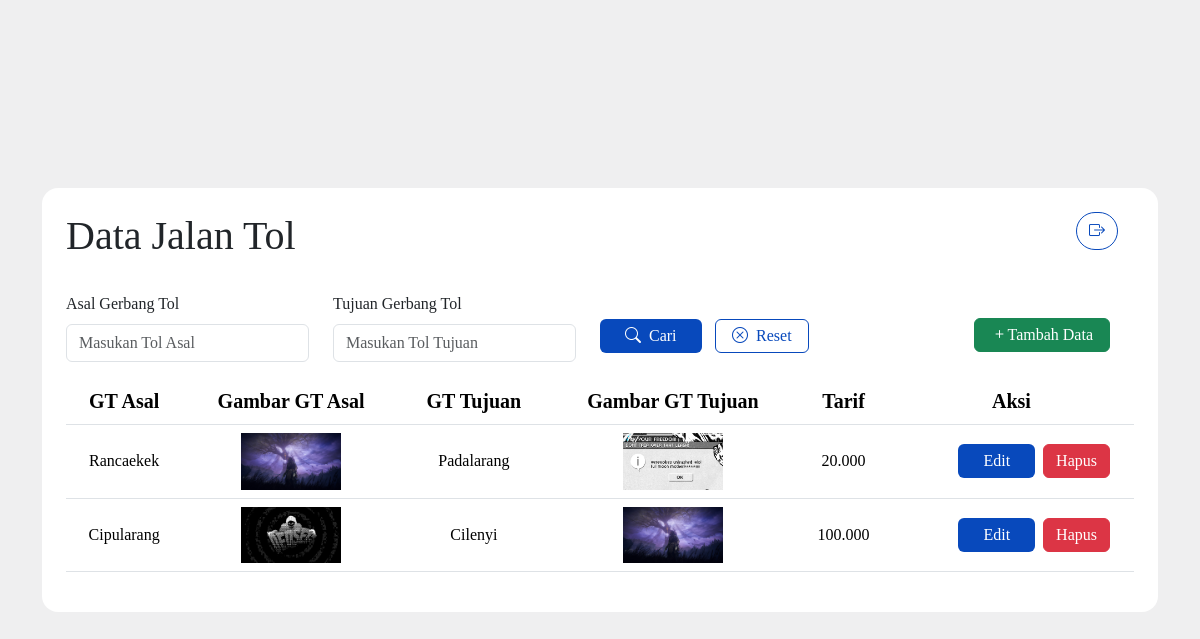
The page / on the database its author committed.
### tables this page shows
CREATE TABLE `tol` (
  `id` int(11) NOT NULL,
  `tol_asal` varchar(100) DEFAULT NULL,
  `gambar_asal` varchar(255) DEFAULT NULL,
  `tol_tujuan` varchar(100) DEFAULT NULL,
  `gambar_tujuan` varchar(255) DEFAULT NULL,
  `harga` int(11) DEFAULT NULL
);

### functions.php (called while the page is built, shortened)
<?php
include 'db.php';
function getFilteredTol($asal, $tujuan) {
    global $conn;
    $query = "SELECT * FROM tol WHERE 1";
    return mysqli_query($conn, $query);
}
?>

### index.php (the view, shortened to what this page needs)
<?php
include 'db.php';
include 'functions.php';
$asal = isset($_GET['asal']) ? $_GET['asal'] : '';
$tujuan = isset($_GET['tujuan']) ? $_GET['tujuan'] : '';
$tols = getFilteredTol($asal, $tujuan);
?>
<!DOCTYPE html>
<html lang="en">
<head>
    <link rel="stylesheet" href="node_modules/bootstrap/dist/css/bootstrap.min.css">
    <link rel="stylesheet" href="https://cdn.jsdelivr.net/npm/bootstrap-icons@1.13.1/font/bootstrap-icons.min.css">
    <link rel="stylesheet" href="style.css">
</head>
<body style="background-color: #efeff0;" class="d-flex justify-content-center align-items-center min-vh-100">
    <div class="container">
        <div class="bg-white rounded-4 d-flex align-items-center p-4">
            <form method="get" class="col-12">
                <div class="row">
                    <div class="col-6">
                        <h1>Data Jalan Tol </h1>
                    </div>
                    <div class="col-6">
                        <div class="col-12 d-flex justify-content-end">
                            <a href="logout.php" class="btn button2 rounded-5 me-3">
                                <i class="bi bi-box-arrow-right"></i>
                            </a>
                        </div>
                    </div>
                </div>
                <div class="row mt-4 col-12">
                    <div class="col-3 pb-3">
                        <p for="asal" class="form-label fs-6">Asal Gerbang Tol</p>
                        <input type="text" class="form-control pe-5" id="asal" name="asal"
                            placeholder="Masukan Tol Asal" value="<?= $asal ?>">
                    </div>
                    <div class="col-3">
                        <p for="tujuan" class="form-label fs-6">Tujuan Gerbang Tol</p>
                        <input type="text" class="form-control pe-5" id="tujuan" name="tujuan"
                            placeholder="Masukan Tol Tujuan" value="<?= $tujuan ?>">
                    </div>
                    <div class="col-3 align-self-center">
                        <button type="submit" class="btn button1 px-4 py-1">
                            <i class="bi bi-search me-2"></i>Cari
                        </button>
                        <a href="index.php" class="btn button2 px-3 py-1 ms-2">
                            <i class="bi bi-x-circle me-2"></i>Reset
                        </a>
                    </div>
                    <div class="col-3 align-self-center d-flex justify-content-end">
                        <a href="tambah.php" class="btn btn-success px-3 py-1">
                            <i class="bi bi-plus"></i>Tambah Data
                        </a>
                    </div>
                </div>
                <table class="table">
                    <thead>
                        <tr>
                            <th class="fs-5 fw-semibold text-center">GT Asal</th>
                            <th class="fs-5 fw-semibold text-center">Gambar GT Asal</th>
                            <th class="fs-5 fw-semibold text-center">GT Tujuan</th>
                            <th class="fs-5 fw-semibold text-center">Gambar GT Tujuan</th>
                            <th class="fs-5 fw-semibold text-center">Tarif</th>
                            <th class="fs-5 fw-semibold text-center">Aksi</th>
                        </tr>
                    </thead>
                    <tbody>
                        <?php foreach ($tols as $data): ?>
                        <tr>
                            <td class="fs-6 fw-light text-center align-content-center"><?= $data['tol_asal'] ?></td>
                            <td class="fs-6 fw-light text-center">
                                <img src="uploads/<?= $data['gambar_asal']; ?>?t=<?= time(); ?>" width="100">
                            </td>
                            <td class="fs-6 fw-light text-center align-content-center"><?= $data['tol_tujuan'] ?></td>
                            <td class="fs-6 fw-light text-center">
                                <img src="uploads/<?= $data['gambar_tujuan']; ?>?t=<?= time(); ?>" width="100">
                            </td>
                            <td class="fs-6 fw-light text-center align-content-center">
                                <?= number_format($data['harga'], 0, ',', '.') ?>
                            </td>
                            <td class="align-content-center">
                                <div class="text-center me-3 d-flex justify-content-end">
                                    <a href="edit.php?id=<?= $data['id'] ?>" class="btn button1 text-white px-4 py-1 me-2">Edit</a>
                                    <a href="hapus.php?id=<?= $data['id'] ?>" class="btn btn-danger py-1"
                                        onclick="return confirm('Yakin ingin menghapus data ini?')">Hapus</a>
                                </div>
                            </td>
                        </tr>
                        <?php endforeach; ?>
                    </tbody>
                </table>
            </form>
        </div>
    </div>
</body>
</html>

### style.css (style rules this page uses)
body { font-family: 'Poppins';font-size: 22px; }
.button1 { color : white; background-color : #0849BC; }
.button2 { color : #0849BC; background-color : white; border : 1px solid #0849BC; }

### rows shown on the page
tol: tol_asal "Rancaekek", gambar_asal (picture), tol_tujuan "Padalarang", gambar_tujuan (picture), harga "20.000"
tol: tol_asal "Cipularang", gambar_asal (picture), tol_tujuan "Cilenyi", gambar_tujuan (picture), harga "100.000"
